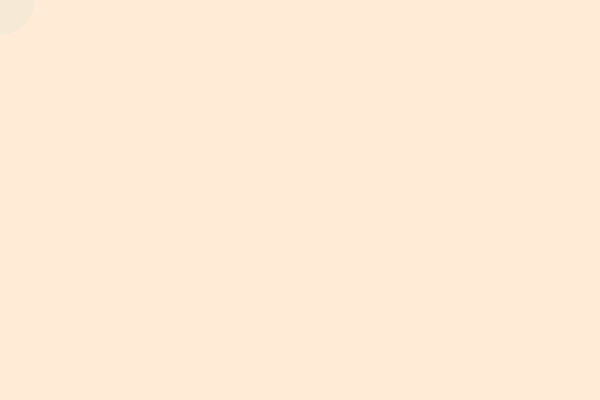
Frame 1 (no input)
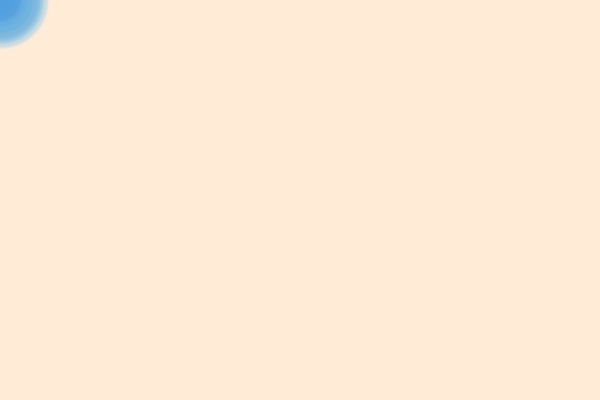
Frame 60 (the mouse pressed at the canvas centre just before this capture)
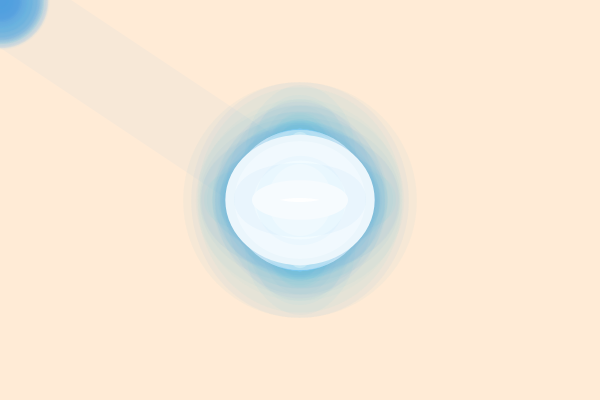
Frame 120 (the mouse held since frame 60 and released just before this capture)

The Processing sketch that drew these frames (run headless with seeded random() and noise(); from frame 60 on, the mouse is pressed at the canvas centre):

// Processing sketch: processing_69426
// ── processing_69426.pde

// Homework #4
// Copyrights 2012 Leyli Guliyeva

float a, b, c;

void setup ()
{ 
    size (600, 400);
    smooth ();
    background (#FFEBD6);
    frameRate (100);
    a = 10;
    b = 250;
    c = 200;
}

void draw ()
{
   strokeWeight (random (10, 100));
   stroke (random (10, 100), random (110, 210), random (210, 250), 10 );
   line (pmouseX, pmouseY, mouseX, mouseY);
   
   if (mousePressed) {
   ellipse (mouseX, mouseY, random (1, 150), random (1, 150));
   }

}

void keyPressed ()
{ 
   if ( key == ' ') 
   { 
     background (random (10, 60), random (60, 110), random (110, 160), 10);
     strokeWeight (a/4);
     stroke (random (10, 100), random (110, 210), random (210, 250), 50);
     line (pmouseX, pmouseY, 0, 0);
     line (pmouseX, pmouseY, 600, 400);
     line (pmouseX, pmouseY, 600, 0);
     line (pmouseX, pmouseY, 0, 400);
   }
   
}

   
